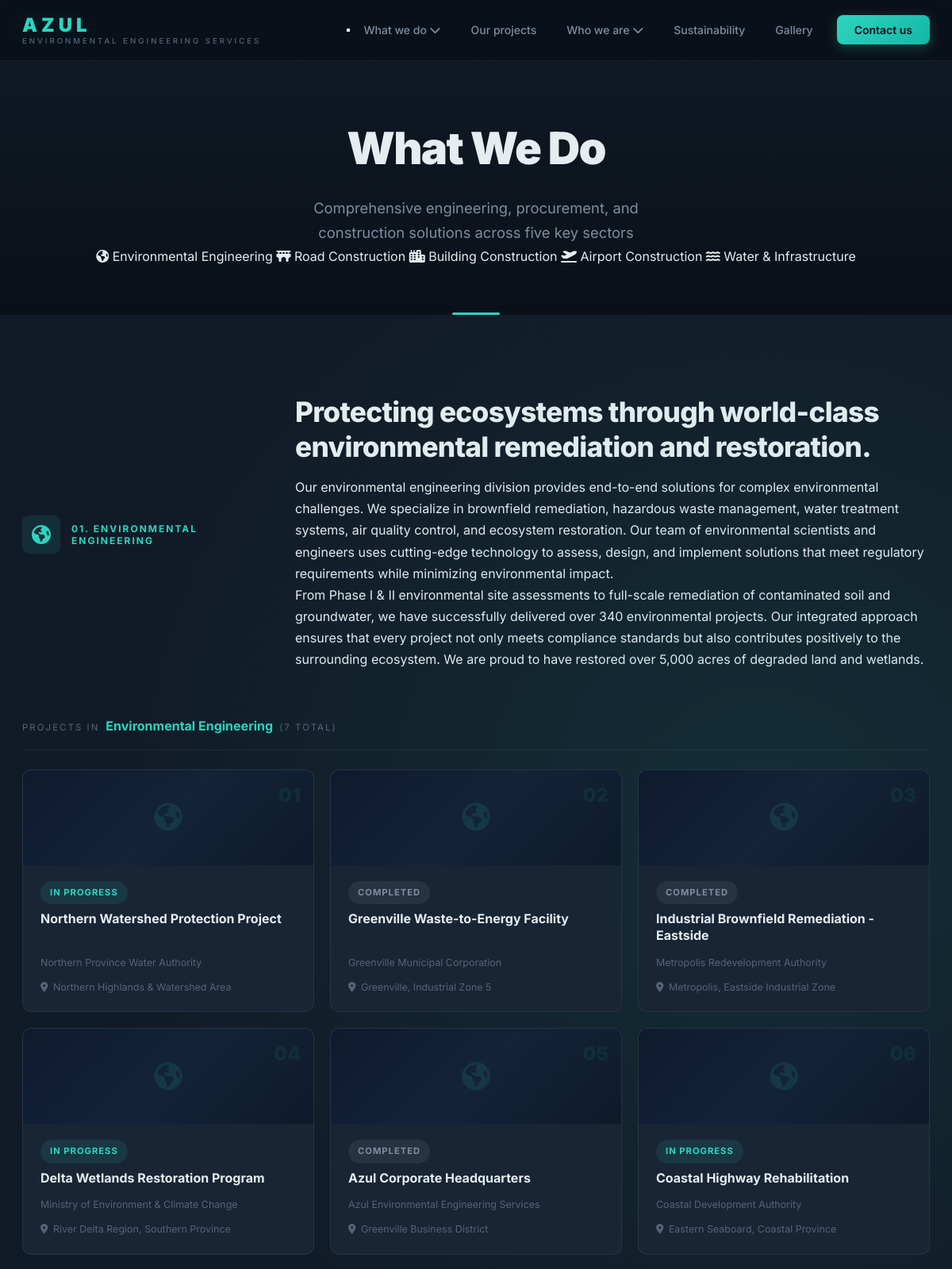
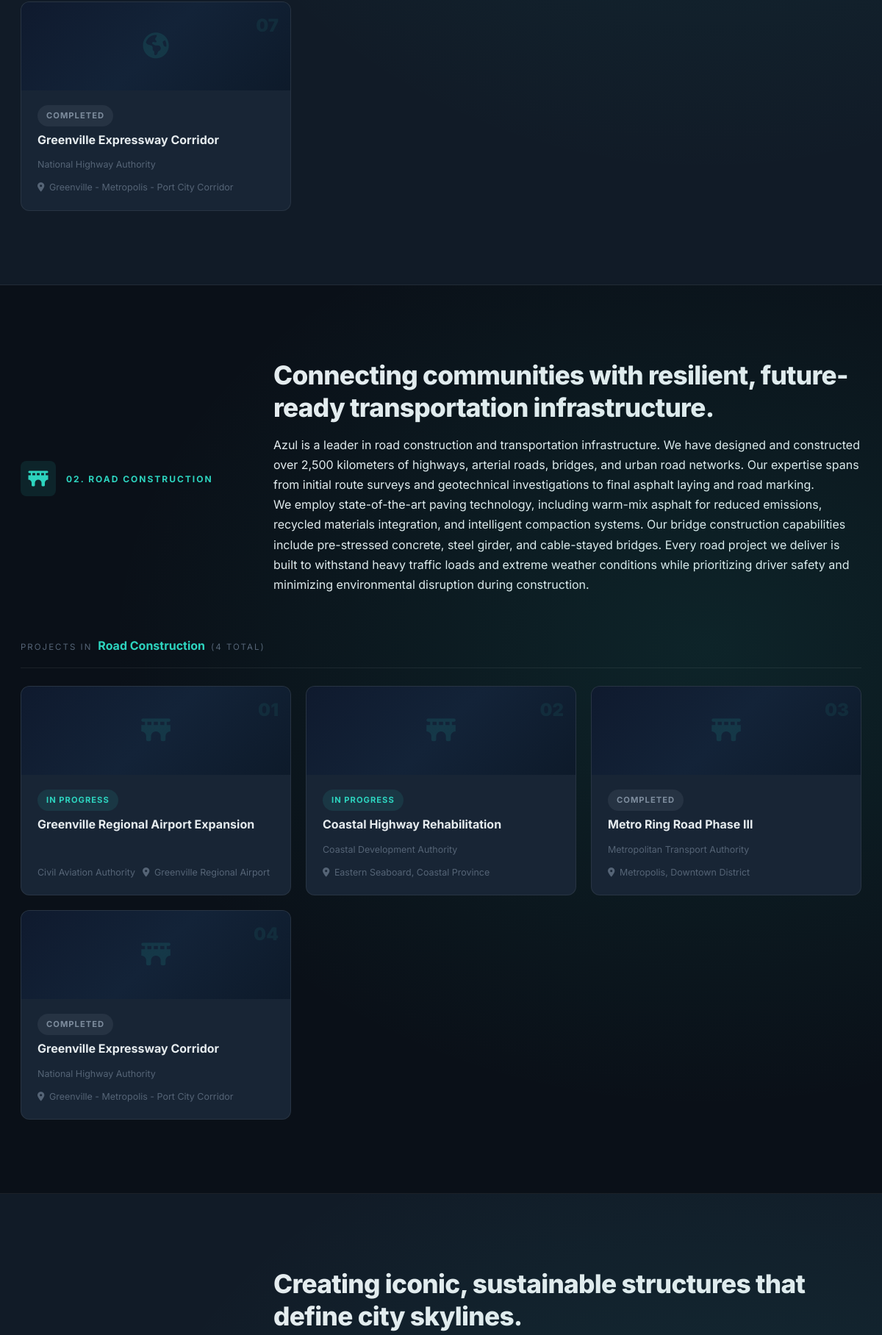
Page /services/ (upper part) on the committed database (2 pictures, top to bottom).
### core/models.py (models this page shows, shortened)
class Service(models.Model):
    name = models.CharField(max_length=200)
    slug = models.SlugField(unique=True, blank=True)
    description = models.TextField()
    short_description = models.CharField(max_length=300, blank=True)
    icon = models.CharField(max_length=50, help_text="Font Awesome icon class, e.g. 'fa-solid fa-building'")
    image = models.ImageField(upload_to='services/', blank=True, null=True)
    order = models.PositiveIntegerField(default=0)
    class Meta:
        ordering = ['order']

class Project(models.Model):
    STATUS_CHOICES = [
        ('in_progress', 'In Progress'),
        ('completed', 'Completed'),
        ('upcoming', 'Upcoming'),
    ]
    title = models.CharField(max_length=300)
    slug = models.SlugField(unique=True, blank=True)
    short_description = models.CharField(max_length=400, blank=True)
    description = models.TextField()
    client = models.CharField(max_length=300, blank=True)
    location = models.CharField(max_length=300, blank=True)
    status = models.CharField(max_length=20, choices=STATUS_CHOICES, default='in_progress')
    completion_year = models.PositiveIntegerField(blank=True, null=True)
    featured_image = models.ImageField(upload_to='projects/')
    services = models.ManyToManyField(Service, related_name='projects', blank=True)
    featured = models.BooleanField(default=False)
    created_at = models.DateTimeField(auto_now_add=True)
    class Meta:
        ordering = ['-created_at']
    def get_absolute_url(self):
        return reverse('project_detail', kwargs={'slug': self.slug})

### core/views.py (the view)
# urls.py: path('services/', views.ServicesView.as_view(), name='services'),
class ServicesView(ListView):
    model = Service
    template_name = 'core/services.html'
    context_object_name = 'services'

### core/context_processors.py (called while the page is built)
def company_context(request):
    return {'company': CompanyInfo.objects.first()}

### templates/core/services.html (shortened to what this page needs)
{% extends 'core/base.html' %}
{% block content %}
<section class="page-hero page-hero--services">
    <div class="container">
        <h1 class="page-hero__title">What We Do</h1>
        <p class="page-hero__sub">Comprehensive engineering, procurement, and construction solutions across five key sectors</p>
        <div class="page-hero__nav">
            {% for service in services %}
            <a href="#{{ service.slug }}" class="page-hero__nav-link">
                <i class="{{ service.icon|default:'fa-solid fa-building' }}"></i>
                {{ service.name }}
            </a>
            {% endfor %}
        </div>
    </div>
</section>
{% for service in services %}
<section class="section service-showcase {% cycle 'service-showcase--alt' '' %}" id="{{ service.slug }}" data-animate>
    <div class="container">
        <div class="service-showcase__header">
            <div class="service-showcase__label">
                <i class="{{ service.icon|default:'fa-solid fa-building' }}"></i>
                <span>0{{ forloop.counter }}. {{ service.name }}</span>
            </div>
            <div class="service-showcase__content">
                <h2 class="service-showcase__title">
                    {% if forloop.first %}
                    Protecting ecosystems through world-class environmental remediation and restoration.
                    {% elif forloop.counter == 2 %}
                    Connecting communities with resilient, future-ready transportation infrastructure.
                    {% elif forloop.counter == 3 %}
                    Creating iconic, sustainable structures that define city skylines.
                    {% elif forloop.counter == 4 %}
                    Delivering aviation infrastructure that moves millions safely and efficiently.
                    {% elif forloop.counter == 5 %}
                    Building the water and utility systems that sustain modern life.
                    {% endif %}
                </h2>
                <div class="service-showcase__desc-full">
                    {{ service.description|linebreaks }}
                </div>
            </div>
        </div>
        {% if service.projects.exists %}
        <div class="service-showcase__projects">
            <div class="service-showcase__projects-label">
                <span>Projects in</span>
                <strong>{{ service.name }}</strong>
                <span class="service-showcase__count">({{ service.projects.count }} total)</span>
            </div>
            <div class="service-showcase__projects-grid">
                {% for project in service.projects.all %}
                <a href="{{ project.get_absolute_url }}" class="showcase-project" data-animate>
                    <div class="showcase-project__bg">
                        <div class="showcase-project__icon">
                            <i class="{{ service.icon|default:'fa-solid fa-hard-hat' }}"></i>
                        </div>
                        <span class="showcase-project__number">{{ forloop.counter|stringformat:"02d" }}</span>
                    </div>
                    <div class="showcase-project__info">
                        <span class="project-card__status project-card__status--{{ project.status }}">{{ project.get_status_display }}</span>
                        <h4>{{ project.title }}</h4>
                        <div class="showcase-project__meta">
                            {% if project.client %}<span>{{ project.client }}</span>{% endif %}
                            {% if project.location %}<span><i class="fa-solid fa-location-dot"></i> {{ project.location }}</span>{% endif %}
                        </div>
                    </div>
                </a>
                {% endfor %}
            </div>
        </div>
        {% endif %}
    </div>
</section>
{% empty %}
<section class="section">
    <div class="container">
        <p class="empty-state">Service information coming soon.</p>
    </div>
</section>
{% endfor %}
{% endblock %}

### rows in the picture
Service: name "Environmental Engineering", name "ENVIRONMENTAL ENGINEERING", shows "Protecting ecosystems through world-class environmental remediation and restoration.", description "Our environmental engineering division provides end-to-end solutions for complex environmental challenges. We specialize in brownfield remediation, hazardous waste management, water treatment systems, air quality control, and ecosystem restoration. Our team of environmental scientists and engineers uses cutting-edge technology to assess, design, and implement solutions that meet regulatory requirements while minimizing environmental impact. From Phase I & II environmental site assessments to full-scale remediation of contaminated soil and groundwater, we have successfully delivered over 340 environmental projects. Our integrated approach ensures that every project not only meets compliance…", projects.count "7"
Service: name "Road Construction", name "ROAD CONSTRUCTION", shows "Connecting communities with resilient, future-ready transportation infrastructure.", description "Azul is a leader in road construction and transportation infrastructure. We have designed and constructed over 2,500 kilometers of highways, arterial roads, bridges, and urban road networks. Our expertise spans from initial route surveys and geotechnical investigations to final asphalt laying and road marking. We employ state-of-the-art paving technology, including warm-mix asphalt for reduced emissions, recycled materials integration, and intelligent compaction systems. Our bridge construction capabilities include pre-stressed concrete, steel girder, and cable-stayed bridges. Every road project we deliver is built to withstand heavy traffic loads and extreme weather conditions while…", projects.count "4"
Service: name "Building Construction", shows "Creating iconic, sustainable structures that define city skylines."
Service: name "Airport Construction"
Service: name "Water & Infrastructure"
Project: status "IN PROGRESS", title "Northern Watershed Protection Project", client "Northern Province Water Authority", location "Northern Highlands & Watershed Area"
Project: status "COMPLETED", title "Greenville Waste-to-Energy Facility", client "Greenville Municipal Corporation", location "Greenville, Industrial Zone 5"
Project: status "COMPLETED", title "Industrial Brownfield Remediation - Eastside", client "Metropolis Redevelopment Authority", location "Metropolis, Eastside Industrial Zone"
Project: status "IN PROGRESS", title "Delta Wetlands Restoration Program", client "Ministry of Environment & Climate Change", location "River Delta Region, Southern Province"
Project: status "COMPLETED", title "Azul Corporate Headquarters", client "Azul Environmental Engineering Services", location "Greenville Business District"
Project: status "IN PROGRESS", title "Coastal Highway Rehabilitation", client "Coastal Development Authority", location "Eastern Seaboard, Coastal Province"
Project: status "COMPLETED", title "Greenville Expressway Corridor", client "National Highway Authority", location "Greenville - Metropolis - Port City Corridor"
Project: status "IN PROGRESS", title "Greenville Regional Airport Expansion", client "Civil Aviation Authority", location "Greenville Regional Airport"
Project: status "COMPLETED", title "Metro Ring Road Phase III", client "Metropolitan Transport Authority", location "Metropolis, Downtown District"
